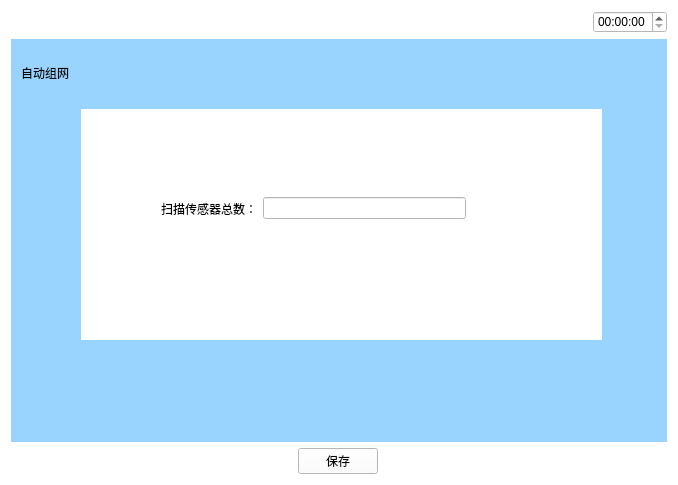
<?xml version="1.0" encoding="UTF-8"?>
<ui version="4.0">
 <class>Zidongzuwang</class>
 <widget class="QWidget" name="Zidongzuwang">
  <property name="windowModality">
   <enum>Qt::NonModal</enum>
  </property>
  <property name="geometry">
   <rect>
    <x>0</x>
    <y>0</y>
    <width>678</width>
    <height>485</height>
   </rect>
  </property>
  <property name="windowTitle">
   <string>Form</string>
  </property>
  <property name="styleSheet">
   <string notr="true">background-color: rgb(255, 255, 255);</string>
  </property>
  <layout class="QVBoxLayout" name="verticalLayout" stretch="1,5,1">
   <item>
    <layout class="QHBoxLayout" name="horizontalLayout_6">
     <item>
      <widget class="QPushButton" name="pushButton_5">
       <property name="text">
        <string/>
       </property>
       <property name="icon">
        <iconset resource="myimages.qrc">
         <normaloff>:/image/images/4g.png</normaloff>:/image/images/4g.png</iconset>
       </property>
       <property name="flat">
        <bool>true</bool>
       </property>
      </widget>
     </item>
     <item>
      <widget class="QPushButton" name="pushButton_6">
       <property name="text">
        <string/>
       </property>
       <property name="icon">
        <iconset resource="myimages.qrc">
         <normaloff>:/image/images/wireless.svg</normaloff>:/image/images/wireless.svg</iconset>
       </property>
       <property name="flat">
        <bool>true</bool>
       </property>
      </widget>
     </item>
     <item>
      <widget class="QPushButton" name="pushButton_7">
       <property name="text">
        <string/>
       </property>
       <property name="icon">
        <iconset resource="myimages.qrc">
         <normaloff>:/image/images/bl.svg</normaloff>:/image/images/bl.svg</iconset>
       </property>
       <property name="flat">
        <bool>true</bool>
       </property>
      </widget>
     </item>
     <item>
      <widget class="QPushButton" name="pushButton_8">
       <property name="text">
        <string/>
       </property>
       <property name="icon">
        <iconset resource="myimages.qrc">
         <normaloff>:/image/images/locate.svg</normaloff>:/image/images/locate.svg</iconset>
       </property>
       <property name="flat">
        <bool>true</bool>
       </property>
      </widget>
     </item>
     <item>
      <spacer name="horizontalSpacer_5">
       <property name="orientation">
        <enum>Qt::Horizontal</enum>
       </property>
       <property name="sizeHint" stdset="0">
        <size>
         <width>40</width>
         <height>20</height>
        </size>
       </property>
      </spacer>
     </item>
     <item>
      <widget class="QTimeEdit" name="timeEdit_3"/>
     </item>
    </layout>
   </item>
   <item>
    <widget class="QWidget" name="widget" native="true">
     <property name="sizePolicy">
      <sizepolicy hsizetype="Preferred" vsizetype="Preferred">
       <horstretch>0</horstretch>
       <verstretch>0</verstretch>
      </sizepolicy>
     </property>
     <property name="contextMenuPolicy">
      <enum>Qt::DefaultContextMenu</enum>
     </property>
     <property name="styleSheet">
      <string notr="true">background-color: rgb(153, 211, 255);</string>
     </property>
     <widget class="QLabel" name="label">
      <property name="geometry">
       <rect>
        <x>10</x>
        <y>20</y>
        <width>171</width>
        <height>27</height>
       </rect>
      </property>
      <property name="text">
       <string>自动组网</string>
      </property>
     </widget>
     <widget class="QWidget" name="widget_2" native="true">
      <property name="geometry">
       <rect>
        <x>70</x>
        <y>70</y>
        <width>521</width>
        <height>231</height>
       </rect>
      </property>
      <property name="styleSheet">
       <string notr="true">background-color: rgb(255, 255, 255);</string>
      </property>
      <widget class="QWidget" name="layoutWidget">
       <property name="geometry">
        <rect>
         <x>80</x>
         <y>80</y>
         <width>305</width>
         <height>39</height>
        </rect>
       </property>
       <layout class="QHBoxLayout" name="horizontalLayout">
        <item>
         <widget class="QLabel" name="label_2">
          <property name="text">
           <string>扫描传感器总数：</string>
          </property>
         </widget>
        </item>
        <item>
         <widget class="QLineEdit" name="lineEdit"/>
        </item>
       </layout>
      </widget>
     </widget>
    </widget>
   </item>
   <item>
    <layout class="QHBoxLayout" name="horizontalLayout_2">
     <item>
      <widget class="QPushButton" name="returnIndex">
       <property name="font">
        <font>
         <family>AR PL UMing TW MBE</family>
        </font>
       </property>
       <property name="styleSheet">
        <string notr="true">border-image: url(:/image/images/index.svg);</string>
       </property>
       <property name="text">
        <string/>
       </property>
       <property name="icon">
        <iconset resource="myimages.qrc">
         <normaloff>:/image/images/index.svg</normaloff>:/image/images/index.svg</iconset>
       </property>
       <property name="iconSize">
        <size>
         <width>40</width>
         <height>40</height>
        </size>
       </property>
       <property name="flat">
        <bool>true</bool>
       </property>
      </widget>
     </item>
     <item>
      <spacer name="horizontalSpacer">
       <property name="orientation">
        <enum>Qt::Horizontal</enum>
       </property>
       <property name="sizeHint" stdset="0">
        <size>
         <width>40</width>
         <height>20</height>
        </size>
       </property>
      </spacer>
     </item>
     <item>
      <widget class="QPushButton" name="save">
       <property name="text">
        <string>保存</string>
       </property>
      </widget>
     </item>
     <item>
      <spacer name="horizontalSpacer_3">
       <property name="orientation">
        <enum>Qt::Horizontal</enum>
       </property>
       <property name="sizeHint" stdset="0">
        <size>
         <width>40</width>
         <height>20</height>
        </size>
       </property>
      </spacer>
     </item>
     <item>
      <widget class="QPushButton" name="returnPage">
       <property name="text">
        <string/>
       </property>
       <property name="icon">
        <iconset resource="myimages.qrc">
         <normaloff>:/image/images/shangyiye.svg</normaloff>:/image/images/shangyiye.svg</iconset>
       </property>
       <property name="iconSize">
        <size>
         <width>40</width>
         <height>40</height>
        </size>
       </property>
       <property name="flat">
        <bool>true</bool>
       </property>
      </widget>
     </item>
    </layout>
   </item>
  </layout>
 </widget>
 <resources>
  <include location="myimages.qrc"/>
 </resources>
 <connections/>
</ui>
